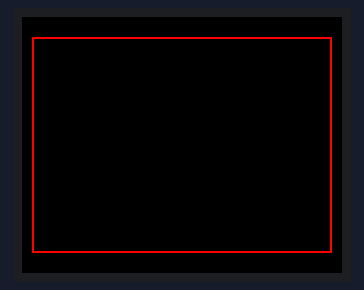
A sketch run on a simulated Arduino Uno, built with avr-gcc and run on an emulated ATmega328P. On the bench: 160×128 colour display.

Above: at 0.1 s.
At 2.17 s:
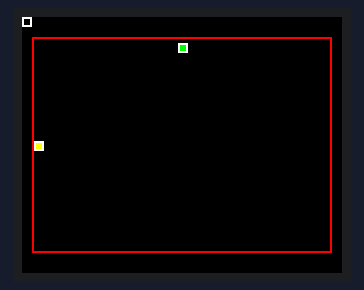
At 11.85 s:
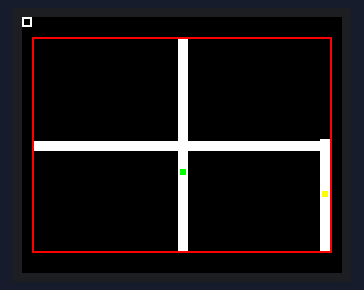
At 20.93 s:
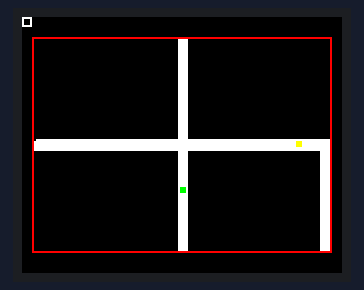
At 30.32 s:
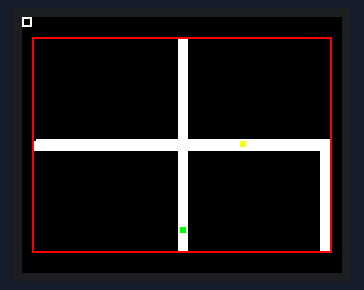
At 39.7 s:
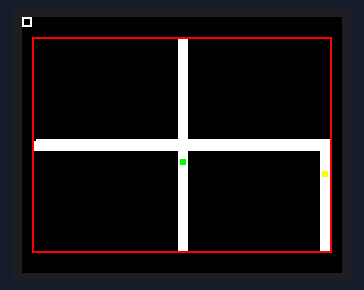

The sketch:

TwoBalls.ino
```cpp
/*
	moving two squares in a court
*/

#include <TFT.h>  // Arduino LCD library
#include <SPI.h>

// pin definition for the Uno
#define cs   10
#define dc   9
#define rst  8

// pin definition for the Leonardo
// #define cs   7
// #define dc   0
// #define rst  1

TFT TFTscreen = TFT(cs, dc, rst);

// Some ready-made 16-bit ('565') color settings:
#define COLOR_BLACK 0x0000
#define COLOR_WHITE 0xFFFF
#define COLOR_RED 0xF800
#define COLOR_GREEN 0x07E0
#define COLOR_BLUE 0x001F
#define COLOR_CYAN 0x07FF
#define COLOR_MAGENTA 0xF81F
#define COLOR_YELLOW 0xFFE0
#define COLOR_ORANGE 0xFC00

// ball direction parameters
int ballIncrementX = 1;
int ballIncrementY = 1;

// ball parameters struct
struct ball_t{
	int initX;
	int initY;
	int X;
	int Y;
	int oldX;
	int oldY;
	int W;
	int H;
	unsigned long previousMillis;
};

ball_t ballA,ballB;  // instancias

// court parameters
int courtX=5,courtY=10,courtW=150,courtH=108;
int courtTopLine=0,courtBottomLine=0,courtLeftLine=0,courtRightLine=0;

// ballA move state
enum ballA_state_t {	s0,s1,s2,s3};
ballA_state_t ballAstate=s0;

// ballB move state
enum ballB_state_t {	t0,t1,t2,t3};
ballB_state_t ballBstate=t0;

//---------------------------------------------------------
//*********************  setup ****************************
void setup() {
	// initialize the display
	TFTscreen.begin();
	// black background
	TFTscreen.background(0, 0, 0);

	// draw court
	TFTscreen.drawRect(courtX, courtY, courtW,courtH,0xF800);

	//ballA parameters:
	ballA.initX=5;
	ballA.initY=62;
	ballA.X=ballA.initX;
	ballA.Y=ballA.initY;
	ballA.W=5;
	ballA.H=5;
	ballA.oldX=0;
	ballA.oldY=0;
	ballA.previousMillis=0;

	//ballB parameters:
	ballB.initX=78;
	ballB.initY=10+2;
	ballB.X=ballB.initX;
	ballB.Y=ballB.initY;
	ballB.W=5;
	ballB.H=5;
	ballB.oldX=0;
	ballB.oldY=0;
	ballB.previousMillis=0;

	// court limits
	courtTopLine=courtY;
	courtBottomLine=courtY+courtH;
	courtLeftLine=courtY;
	courtRightLine=courtX+courtW;

	delay(2000);
}

//---------------------------------------------------------
//***********************  loop  **************************
unsigned long currentMillis=0;
void loop() {
	TFTscreen.drawRect(5, 10, 150, 108,0xF800);
	currentMillis=millis();
	if(currentMillis-ballA.previousMillis>25){
		ballA.previousMillis=currentMillis;
		ballA_move();
	}

	if(currentMillis-ballB.previousMillis>10){
		ballB.previousMillis=currentMillis;
		ballB_move();
	}

	//ballB_move();
	//delay(25);
}

//---------------------------------------------------------
//******************  ballB_move  *************************

int ballBCount=0;
void ballB_move(){
	switch(ballBstate){
		case t0:
			ballB.Y += ballIncrementY;
			if(ballB.Y > (courtBottomLine-ballB.H)-2){
				ballBstate=t1;
			}
			break;
		case t1:
			ballB.Y -= ballIncrementY;
			if(ballB.Y < courtTopLine+2){
				ballBstate=t0;
			}
			break;
	}

	// erase the ball's previous position
	TFTscreen.fill(0, 0, 0);

	if (ballB.oldX != ballB.X || ballB.oldY != ballB.Y) {
		TFTscreen.rect(ballB.oldX, ballB.oldY, ballB.W, ballB.H);
	}

	// draw the ball's current position
	TFTscreen.fill(0, 255, 0);  // green
	TFTscreen.rect(ballB.X, ballB.Y, ballB.W, ballB.H);

	ballB.oldX = ballB.X;
	ballB.oldY = ballB.Y;

}

//---------------------------------------------------------
//******************  ballA_move  *************************

int ballACount=0;
void ballA_move(){
	switch(ballAstate){
		case s0:
			ballA.X += ballIncrementX;
			if(ballA.X > (courtRightLine-ballA.W)-2){
				ballAstate=s1;
			}
			break;
		case s1:
			ballA.Y += ballIncrementY;
			if(ballA.Y > (courtBottomLine-ballA.H)-2){
				ballAstate=s2;
			}
			break;
		case s2:
			ballA.Y -= ballIncrementY;
			if(ballA.Y < ballA.initY){
				ballACount++;
				ballAstate=s1;
			}
			if(ballACount > 2){
				ballACount=0;
				ballAstate=s3;
			}
			break;
		case s3:
			ballA.X -= ballIncrementX;
			if(ballA.X < (courtLeftLine)-2){
				ballAstate=s0;
			}
			break;
	}

	// erase the ball's previous position
	TFTscreen.fill(0, 0, 0);

	if (ballA.oldX != ballA.X || ballA.oldY != ballA.Y) {
		TFTscreen.rect(ballA.oldX, ballA.oldY, ballA.W, ballA.H);
	}

	// draw the ball's current position
	TFTscreen.fill(255, 255, 0);  //yellow
	TFTscreen.rect(ballA.X, ballA.Y, ballA.W, ballA.H);

	ballA.oldX = ballA.X;
	ballA.oldY = ballA.Y;

}

//---------------------------------------------------------
```
